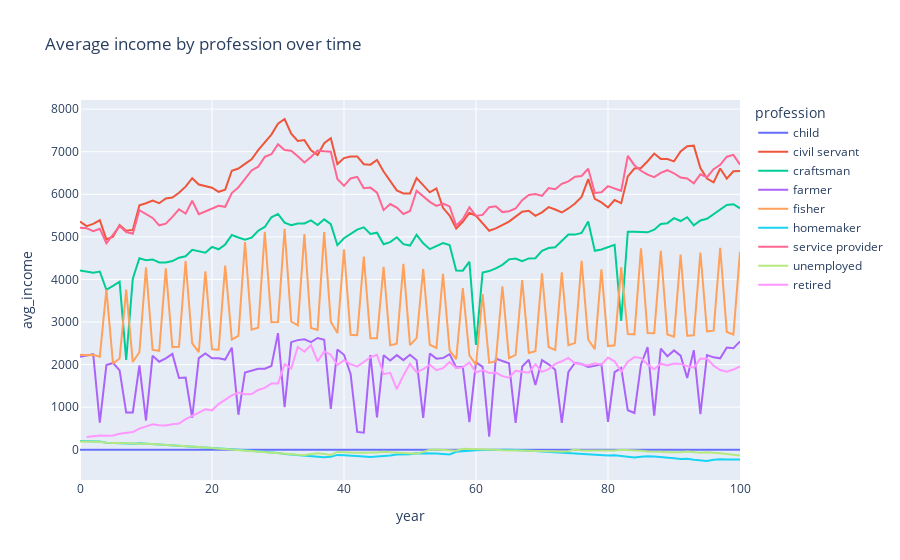
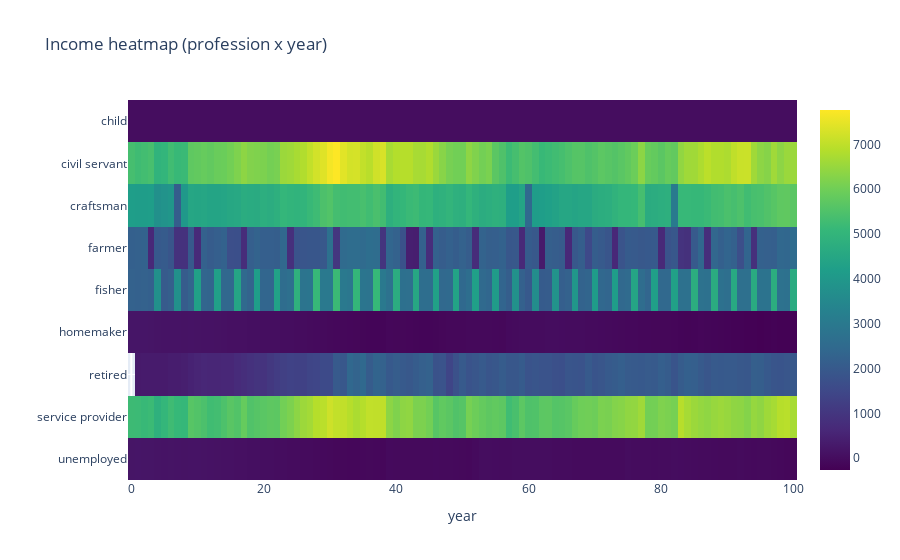
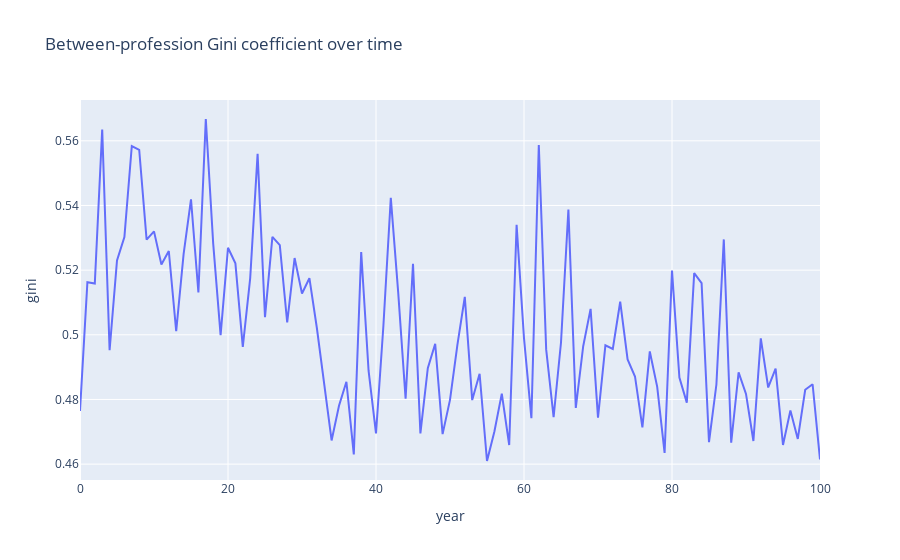
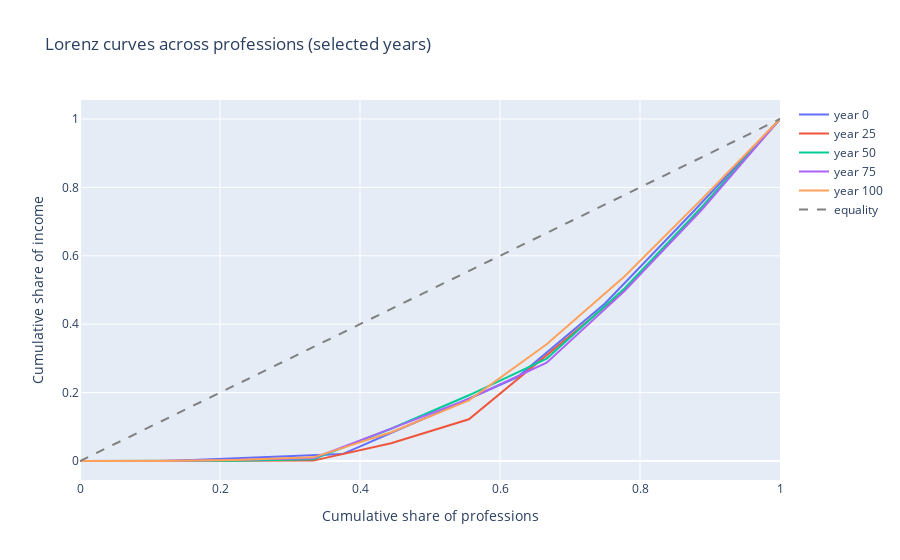

Notebook cell for these charts, in order:
### Code cell
# Requirements: pandas, numpy, plotly, seaborn, matplotlib
# pip install pandas numpy plotly seaborn matplotlib

import pandas as pd
import numpy as np
import plotly.express as px
import plotly.graph_objects as go
import seaborn as sns
import matplotlib.pyplot as plt

path = "/Users/user/Downloads/Matka-Aduna-Bots/init_stats_data/matka aduna bots/profession_income_by_year.csv"
df = pd.read_csv(path)
df.head()

# Optional: clip negatives to zero (toggle if desired)
df_clipped = df.copy()
df_clipped["avg_income"] = df_clipped["avg_income"].clip(lower=0)

# Choose which to use for metrics/plots
use_clipped = False
d = df_clipped if use_clipped else df

# 1) Line chart of avg_income over time by profession
fig = px.line(d, x="year", y="avg_income", color="profession",
              title="Average income by profession over time")
fig.show()

# 2) Heatmap (year x profession)
heat = d.pivot_table(index="profession", columns="year", values="avg_income")
fig_hm = px.imshow(heat, aspect="auto", color_continuous_scale="Viridis",
                   title="Income heatmap (profession x year)")
fig_hm.update_yaxes(title="")
fig_hm.update_xaxes(title="year")
fig_hm.show()

# Gini utility
def gini(x):
    x = np.asarray(x, dtype=float)
    if x.size == 0: return np.nan
    # If all equal
    if np.allclose(x, x[0]): return 0.0
    # Allow negatives; shift so minimum is zero to keep definition stable
    min_x = x.min()
    if min_x < 0:
        x = x - min_x
    mean = x.mean()
    if mean == 0: return 0.0
    # Relative mean absolute difference
    mad = np.abs(x[:, None] - x[None, :]).mean()
    return 0.5 * mad / mean

# 3) Gini across professions per year (equal weight per profession)
gini_by_year = (d.groupby("year")["avg_income"]
                  .apply(lambda s: gini(s.values))
                  .reset_index(name="gini"))
fig_g = px.line(gini_by_year, x="year", y="gini",
                title="Between-profession Gini coefficient over time")
fig_g.show()

# 4) Lorenz curves for selected years
years_to_show = [0, 25, 50, 75, 100]
lorenz_fig = go.Figure()
for y in years_to_show:
    incomes = d.loc[d["year"] == y, "avg_income"].values
    if incomes.size == 0: continue
    # Handle negatives similarly as in Gini: shift if needed
    shift = 0
    if incomes.min() < 0:
        shift = -incomes.min()
        incomes = incomes + shift
    incomes_sorted = np.sort(incomes)
    cum_income = np.cumsum(incomes_sorted)
    cum_income = np.insert(cum_income, 0, 0)
    cum_income = cum_income / cum_income[-1] if cum_income[-1] != 0 else cum_income
    n = len(incomes_sorted)
    cum_pop = np.arange(0, n + 1) / n
    lorenz_fig.add_trace(go.Scatter(x=cum_pop, y=cum_income, mode="lines", name=f"year {y}"))
lorenz_fig.add_trace(go.Scatter(x=[0,1], y=[0,1], mode="lines", name="equality", line=dict(dash="dash", color="gray")))
lorenz_fig.update_layout(title="Lorenz curves across professions (selected years)",
                         xaxis_title="Cumulative share of professions",
                         yaxis_title="Cumulative share of income")
lorenz_fig.show()

# 5) Top/bottom profession ratio (max/mean of bottom 3)
def top_bottom_ratio(s, bottom_k=3):
    v = np.sort(s.values)
    top = v[-1]
    bottom = v[:bottom_k].mean() if len(v) >= bottom_k else v.mean()
    return np.nan if bottom == 0 else top / bottom

ratio = (d.groupby("year")["avg_income"]
           .apply(lambda s: top_bottom_ratio(s, bottom_k=3))
           .reset_index(name="top_to_bottom3_ratio"))
fig_r = px.line(ratio, x="year", y="top_to_bottom3_ratio",
                title="Top profession to bottom-3 mean ratio over time")
fig_r.show()

### Figure 1 — Plotly figure (JSON) as saved in the notebook; plotly's stock layout.template omitted (floating-point values rounded to 4 significant figures)
{"data": [{"hovertemplate": "profession=child<br>year=%{x}<br>avg_income=%{y}<extra></extra>", "legendgroup": "child", "line": {"color": "#636efa", "dash": "solid"}, "marker": {"symbol": "circle"}, "mode": "lines", "name": "child", "orientation": "v", "showlegend": true, "type": "scatter", "x": [0, 1, 2, 3, 4, 5, 6, 7, 8, 9, 10, 11, 12, 13, 14, 15, 16, 17, 18, 19, 20, 21, 22, 23, 24, 25, 26, 27, 28, 29, 30, 31, 32, 33, 34, 35, 36, 37, 38, 39, 40, 41, 42, 43, 44, 45, 46, 47, 48, 49, 50, 51, 52, 53, 54, 55, 56, 57, 58, 59, 60, 61, 62, 63, 64, 65, 66, 67, 68, 69, 70, 71, 72, 73, 74, 75, 76, 77, 78, 79, 80, 81, 82, 83, 84, 85, 86, 87, 88, 89, 90, 91, 92, 93, 94, 95, 96, 97, 98, 99, 100], "xaxis": "x", "y": [0, 0, 0, 0, 0, 0, 0, 0, 0, 0, 0, 0, 0, 0, 0, 0, 0, 0, 0, 0, 0, 0, 0, 0, 0, 0, 0, 0, 0, 0, 0, 0, 0, 0, 0, 0, 0, 0, 0, 0, 0, 0, 0, 0, 0, 0, 0, 0, 0, 0, 0, 0, 0, 0, 0, 0, 0, 0, 0, 0, 0, 0, 0, 0, 0, 0, 0, 0, 0, 0, 0, 0, 0, 0, 0, 0, 0, 0, 0, 0, 0, 0, 0, 0, 0, 0, 0, 0, 0, 0, 0, 0, 0, 0, 0, 0, 0, 0, 0, 0, 0], "yaxis": "y"}, {"hovertemplate": "profession=civil servant<br>year=%{x}<br>avg_income=%{y}<extra></extra>", "legendgroup": "civil servant", "line": {"color": "#EF553B", "dash": "solid"}, "marker": {"symbol": "circle"}, "mode": "lines", "name": "civil servant", "orientation": "v", "showlegend": true, "type": "scatter", "x": [0, 1, 2, 3, 4, 5, 6, 7, 8, 9, 10, 11, 12, 13, 14, 15, 16, 17, 18, 19, 20, 21, 22, 23, 24, 25, 26, 27, 28, 29, 30, 31, 32, 33, 34, 35, 36, 37, 38, 39, 40, 41, 42, 43, 44, 45, 46, 47, 48, 49, 50, 51, 52, 53, 54, 55, 56, 57, 58, 59, 60, 61, 62, 63, 64, 65, 66, 67, 68, 69, 70, 71, 72, 73, 74, 75, 76, 77, 78, 79, 80, 81, 82, 83, 84, 85, 86, 87, 88, 89, 90, 91, 92, 93, 94, 95, 96, 97, 98, 99, 100], "xaxis": "x", "y": [5358.0, 5251.0, 5305.0, 5390.0, 4941.0, 5004.0, 5279.0, 5142.0, 5162.0, 5742.0, 5789.0, 5851.0, 5790.0, 5902.0, 5925.0, 6034.0, 6179.0, 6377.0, 6231.0, 6196.0, 6154.0, 6059.0, 6108.0, 6553.0, 6604.0, 6713.0, 6823.0, 7038.0, 7233.0, 7401.0, 7658.0, 7768.0, 7422.0, 7254.0, 7273.0, 7034.0, 6921.0, 7199.0, 7315.0, 6709.0, 6850.0, 6887.0, 6889.0, 6707.0, 6697.0, 6807.0, 6536.0, 6306.0, 6091.0, 6021.0, 6020.0, 6380.0, 6211.0, 6046.0, 6137.0, 5682.0, 5498.0, 5198.0, 5353.0, 5565.0, 5492.0, 5319.0, 5144.0, 5198.0, 5283.0, 5357.0, 5475.0, 5591.0, 5614.0, 5494.0, 5576.0, 5698.0, 5642.0, 5572.0, 5667.0, 5783.0, 5939.0, 6358.0, 5894.0, 5810.0, 5690.0, 5864.0, 5792.0, 6421.0, 6605.0, 6617.0, 6776.0, 6956.0, 6831.0, 6828.0, 6773.0, 7005.0, 7129.0, 7142.0, 6616.0, 6370.0, 6280.0, 6606.0, 6368.0, 6540.0, 6548.0], "yaxis": "y"}, {"hovertemplate": "profession=craftsman<br>year=%{x}<br>avg_income=%{y}<extra></extra>", "legendgroup": "craftsman", "line": {"color": "#00cc96", "dash": "solid"}, "marker": {"symbol": "circle"}, "mode": "lines", "name": "craftsman", "orientation": "v", "showlegend": true, "type": "scatter", "x": [0, 1, 2, 3, 4, 5, 6, 7, 8, 9, 10, 11, 12, 13, 14, 15, 16, 17, 18, 19, 20, 21, 22, 23, 24, 25, 26, 27, 28, 29, 30, 31, 32, 33, 34, 35, 36, 37, 38, 39, 40, 41, 42, 43, 44, 45, 46, 47, 48, 49, 50, 51, 52, 53, 54, 55, 56, 57, 58, 59, 60, 61, 62, 63, 64, 65, 66, 67, 68, 69, 70, 71, 72, 73, 74, 75, 76, 77, 78, 79, 80, 81, 82, 83, 84, 85, 86, 87, 88, 89, 90, 91, 92, 93, 94, 95, 96, 97, 98, 99, 100], "xaxis": "x", "y": [4212.0, 4180.0, 4160.0, 4186.0, 3757.0, 3849.0, 3947.0, 2110.0, 4016.0, 4496.0, 4453.0, 4469.0, 4398.0, 4397.0, 4431.0, 4511.0, 4545.0, 4697.0, 4658.0, 4627.0, 4764.0, 4708.0, 4822.0, 5044.0, 4985.0, 4931.0, 4979.0, 5144.0, 5232.0, 5459.0, 5539.0, 5334.0, 5276.0, 5313.0, 5316.0, 5386.0, 5280.0, 5412.0, 5297.0, 4804.0, 4967.0, 5068.0, 5171.0, 5222.0, 5068.0, 5098.0, 4825.0, 4876.0, 4990.0, 4828.0, 4796.0, 5048.0, 4849.0, 4711.0, 4780.0, 4852.0, 4808.0, 4210.0, 4206.0, 4416.0, 2462.0, 4161.0, 4196.0, 4258.0, 4343.0, 4471.0, 4489.0, 4429.0, 4493.0, 4497.0, 4674.0, 4737.0, 4755.0, 4915.0, 5056.0, 5052.0, 5093.0, 5362.0, 4673.0, 4705.0, 4767.0, 4812.0, 3027.0, 5119.0, 5118.0, 5104.0, 5106.0, 5167.0, 5301.0, 5321.0, 5439.0, 5372.0, 5461.0, 5272.0, 5386.0, 5425.0, 5527.0, 5629.0, 5748.0, 5767.0, 5671.0], "yaxis": "y"}, {"hovertemplate": "profession=farmer<br>year=%{x}<br>avg_income=%{y}<extra></extra>", "legendgroup": "farmer", "line": {"color": "#ab63fa", "dash": "solid"}, "marker": {"symbol": "circle"}, "mode": "lines", "name": "farmer", "orientation": "v", "showlegend": true, "type": "scatter", "x": [0, 1, 2, 3, 4, 5, 6, 7, 8, 9, 10, 11, 12, 13, 14, 15, 16, 17, 18, 19, 20, 21, 22, 23, 24, 25, 26, 27, 28, 29, 30, 31, 32, 33, 34, 35, 36, 37, 38, 39, 40, 41, 42, 43, 44, 45, 46, 47, 48, 49, 50, 51, 52, 53, 54, 55, 56, 57, 58, 59, 60, 61, 62, 63, 64, 65, 66, 67, 68, 69, 70, 71, 72, 73, 74, 75, 76, 77, 78, 79, 80, 81, 82, 83, 84, 85, 86, 87, 88, 89, 90, 91, 92, 93, 94, 95, 96, 97, 98, 99, 100], "xaxis": "x", "y": [2183.0, 2213.0, 2243.0, 637.7, 1987.0, 2039.0, 1863.0, 872.6, 874.1, 1980.0, 686.1, 2208.0, 2068.0, 2147.0, 2250.0, 1687.0, 1695.0, 751.2, 2152.0, 2263.0, 2148.0, 2148.0, 2118.0, 2399.0, 821.7, 1816.0, 1859.0, 1901.0, 1905.0, 1966.0, 2739.0, 997.2, 2527.0, 2575.0, 2593.0, 2528.0, 2624.0, 2583.0, 961.6, 2353.0, 2230.0, 1780.0, 417.2, 401.6, 2223.0, 760.7, 2220.0, 2096.0, 2222.0, 2104.0, 2230.0, 2102.0, 745.5, 2260.0, 2140.0, 2152.0, 2244.0, 1933.0, 1947.0, 649.6, 2053.0, 1948.0, 305.7, 2139.0, 2083.0, 2030.0, 632.9, 1957.0, 2112.0, 1520.0, 2104.0, 2005.0, 1878.0, 632.7, 1827.0, 2043.0, 2013.0, 1946.0, 1969.0, 2009.0, 653.5, 1823.0, 1924.0, 926.2, 861.8, 2003.0, 2409.0, 802.7, 2376.0, 2196.0, 2333.0, 2211.0, 1687.0, 2338.0, 833.9, 2225.0, 2170.0, 2146.0, 2399.0, 2385.0, 2544.0], "yaxis": "y"}, {"hovertemplate": "profession=fisher<br>year=%{x}<br>avg_income=%{y}<extra></extra>", "legendgroup": "fisher", "line": {"color": "#FFA15A", "dash": "solid"}, "marker": {"symbol": "circle"}, "mode": "lines", "name": "fisher", "orientation": "v", "showlegend": true, "type": "scatter", "x": [0, 1, 2, 3, 4, 5, 6, 7, 8, 9, 10, 11, 12, 13, 14, 15, 16, 17, 18, 19, 20, 21, 22, 23, 24, 25, 26, 27, 28, 29, 30, 31, 32, 33, 34, 35, 36, 37, 38, 39, 40, 41, 42, 43, 44, 45, 46, 47, 48, 49, 50, 51, 52, 53, 54, 55, 56, 57, 58, 59, 60, 61, 62, 63, 64, 65, 66, 67, 68, 69, 70, 71, 72, 73, 74, 75, 76, 77, 78, 79, 80, 81, 82, 83, 84, 85, 86, 87, 88, 89, 90, 91, 92, 93, 94, 95, 96, 97, 98, 99, 100], "xaxis": "x", "y": [2232.0, 2219.0, 2228.0, 2184.0, 3760.0, 2027.0, 2142.0, 3761.0, 2059.0, 2290.0, 4285.0, 2347.0, 2321.0, 4260.0, 2407.0, 2418.0, 4434.0, 2496.0, 2291.0, 4188.0, 2357.0, 2347.0, 4323.0, 2588.0, 2676.0, 4880.0, 2819.0, 2864.0, 5118.0, 2997.0, 2997.0, 5187.0, 3012.0, 2921.0, 5063.0, 2859.0, 2815.0, 5112.0, 3005.0, 2740.0, 4708.0, 2700.0, 2691.0, 4534.0, 2619.0, 2619.0, 4298.0, 2452.0, 2491.0, 4366.0, 2455.0, 2623.0, 4246.0, 2466.0, 2389.0, 4134.0, 2333.0, 2126.0, 3794.0, 2215.0, 1991.0, 3658.0, 2040.0, 2080.0, 3835.0, 2151.0, 2228.0, 3986.0, 2274.0, 2314.0, 4145.0, 2412.0, 2343.0, 4167.0, 2453.0, 2504.0, 4437.0, 2588.0, 2359.0, 4237.0, 2434.0, 2451.0, 4287.0, 2715.0, 2710.0, 4729.0, 2742.0, 2736.0, 4673.0, 2709.0, 2657.0, 4583.0, 2678.0, 2688.0, 4629.0, 2781.0, 2798.0, 4740.0, 2764.0, 2707.0, 4647.0], "yaxis": "y"}, {"hovertemplate": "profession=homemaker<br>year=%{x}<br>avg_income=%{y}<extra></extra>", "legendgroup": "homemaker", "line": {"color": "#19d3f3", "dash": "solid"}, "marker": {"symbol": "circle"}, "mode": "lines", "name": "homemaker", "orientation": "v", "showlegend": true, "type": "scatter", "x": [0, 1, 2, 3, 4, 5, 6, 7, 8, 9, 10, 11, 12, 13, 14, 15, 16, 17, 18, 19, 20, 21, 22, 23, 24, 25, 26, 27, 28, 29, 30, 31, 32, 33, 34, 35, 36, 37, 38, 39, 40, 41, 42, 43, 44, 45, 46, 47, 48, 49, 50, 51, 52, 53, 54, 55, 56, 57, 58, 59, 60, 61, 62, 63, 64, 65, 66, 67, 68, 69, 70, 71, 72, 73, 74, 75, 76, 77, 78, 79, 80, 81, 82, 83, 84, 85, 86, 87, 88, 89, 90, 91, 92, 93, 94, 95, 96, 97, 98, 99, 100], "xaxis": "x", "y": [202.8, 203.3, 196.1, 191.0, 163.1, 156.2, 157.9, 145.1, 139.3, 150.2, 141.5, 134.2, 121.1, 113.2, 99.52, 89.42, 78.55, 71.69, 59.33, 50.85, 38.56, 29.98, 21.65, 12.72, 0.6625, -10.53, -24.11, -38.72, -51.7, -65.34, -79.29, -98.43, -112.0, -124.2, -137.5, -156.2, -162.8, -176.3, -167.3, -121.7, -131.8, -135.8, -151.2, -156.8, -172.2, -164.1, -157.6, -137.6, -111.1, -108.0, -108.4, -82.31, -79.62, -91.87, -88.59, -100.1, -109.4, -48.48, -32.75, -20.42, -14.45, -8.938, -4.93, 3.077, 5.599, -3.466, -7.406, -11.44, -20.52, -32.45, -41.41, -50.99, -63.22, -74.09, -84.28, -98.97, -99.09, -118.8, -124.0, -131.4, -137.4, -130.6, -151.3, -170.5, -180.2, -167.5, -151.7, -161.2, -169.4, -179.2, -201.3, -220.7, -213.8, -235.2, -247.5, -264.9, -234.3, -222.8, -231.0, -233.4, -227.5], "yaxis": "y"}, {"hovertemplate": "profession=service provider<br>year=%{x}<br>avg_income=%{y}<extra></extra>", "legendgroup": "service provider", "line": {"color": "#FF6692", "dash": "solid"}, "marker": {"symbol": "circle"}, "mode": "lines", "name": "service provider", "orientation": "v", "showlegend": true, "type": "scatter", "x": [0, 1, 2, 3, 4, 5, 6, 7, 8, 9, 10, 11, 12, 13, 14, 15, 16, 17, 18, 19, 20, 21, 22, 23, 24, 25, 26, 27, 28, 29, 30, 31, 32, 33, 34, 35, 36, 37, 38, 39, 40, 41, 42, 43, 44, 45, 46, 47, 48, 49, 50, 51, 52, 53, 54, 55, 56, 57, 58, 59, 60, 61, 62, 63, 64, 65, 66, 67, 68, 69, 70, 71, 72, 73, 74, 75, 76, 77, 78, 79, 80, 81, 82, 83, 84, 85, 86, 87, 88, 89, 90, 91, 92, 93, 94, 95, 96, 97, 98, 99, 100], "xaxis": "x", "y": [5216.0, 5203.0, 5131.0, 5191.0, 4849.0, 5042.0, 5255.0, 5114.0, 5074.0, 5627.0, 5538.0, 5445.0, 5271.0, 5310.0, 5471.0, 5648.0, 5547.0, 5848.0, 5532.0, 5600.0, 5670.0, 5731.0, 5706.0, 6027.0, 6162.0, 6364.0, 6560.0, 6647.0, 6878.0, 6940.0, 7176.0, 7042.0, 7022.0, 6892.0, 6748.0, 6877.0, 7029.0, 7011.0, 7000.0, 6358.0, 6197.0, 6372.0, 6410.0, 6142.0, 6158.0, 6040.0, 5628.0, 5771.0, 5687.0, 5535.0, 5608.0, 6083.0, 5954.0, 5822.0, 5729.0, 5784.0, 5714.0, 5266.0, 5411.0, 5694.0, 5492.0, 5516.0, 5697.0, 5717.0, 5582.0, 5603.0, 5665.0, 5864.0, 5984.0, 6005.0, 5962.0, 6147.0, 6120.0, 6246.0, 6302.0, 6412.0, 6431.0, 6599.0, 6033.0, 6046.0, 6191.0, 6143.0, 6080.0, 6901.0, 6683.0, 6552.0, 6460.0, 6404.0, 6503, 6566.0, 6494.0, 6395.0, 6371.0, 6258.0, 6469.0, 6402.0, 6591.0, 6691.0, 6882.0, 6927.0, 6696.0], "yaxis": "y"}, {"hovertemplate": "profession=unemployed<br>year=%{x}<br>avg_income=%{y}<extra></extra>", "legendgroup": "unemployed", "line": {"color": "#B6E880", "dash": "solid"}, "marker": {"symbol": "circle"}, "mode": "lines", "name": "unemployed", "orientation": "v", "showlegend": true, "type": "scatter", "x": [0, 1, 2, 3, 4, 5, 6, 7, 8, 9, 10, 11, 12, 13, 14, 15, 16, 17, 18, 19, 20, 21, 22, 23, 24, 25, 26, 27, 28, 29, 30, 31, 32, 33, 34, 35, 36, 37, 38, 39, 40, 41, 42, 43, 44, 45, 46, 47, 48, 49, 50, 51, 52, 53, 54, 55, 56, 57, 58, 59, 60, 61, 62, 63, 64, 65, 66, 67, 68, 69, 70, 71, 72, 73, 74, 75, 76, 77, 78, 79, 80, 81, 82, 83, 84, 85, 86, 87, 88, 89, 90, 91, 92, 93, 94, 95, 96, 97, 98, 99, 100], "xaxis": "x", "y": [193.5, 193.9, 189.1, 186.2, 161.6, 157.1, 158.5, 148.1, 144.0, 154.8, 146.0, 137.1, 122.0, 114.6, 104.1, 95.56, 86.02, 76.79, 64.05, 51.38, 39.18, 27.89, 15.23, 1.952, -12.85, -20.02, -31.06, -45.82, -63.64, -74.04, -87.13, -108.5, -109.2, -118.3, -124.8, -99.02, -84.32, -100.2, -121.4, -51.39, -64.05, -65.07, -68.9, -60.62, -64.16, -65.64, -48.59, -56.86, -62.36, -73.18, -86.84, -94.73, -51.25, 1.482, 3.725, -3.218, -21.31, -23.81, 19.87, 18.55, 14.81, 15.14, 7.086, -1.027, -11.1, -13.88, -24.44, -35.89, -39.07, -38.05, -30.99, -38.6, -45.99, -39.65, -37.25, 2.424, -15.59, -18.52, -22.02, -24.98, -20.15, -19.22, 1.022, -3.374, -14.9, -25.76, -41.44, -38.24, -49.41, -60.37, -67.84, -58.19, -42.23, -55.26, -73.4, -60.38, -68.22, -83.31, -101.9, -119.2, -136.0], "yaxis": "y"}, {"hovertemplate": "profession=retired<br>year=%{x}<br>avg_income=%{y}<extra></extra>", "legendgroup": "retired", "line": {"color": "#FF97FF", "dash": "solid"}, "marker": {"symbol": "circle"}, "mode": "lines", "name": "retired", "orientation": "v", "showlegend": true, "type": "scatter", "x": [1, 2, 3, 4, 5, 6, 7, 8, 9, 10, 11, 12, 13, 14, 15, 16, 17, 18, 19, 20, 21, 22, 23, 24, 25, 26, 27, 28, 29, 30, 31, 32, 33, 34, 35, 36, 37, 38, 39, 40, 41, 42, 43, 44, 45, 46, 47, 48, 49, 50, 51, 52, 53, 54, 55, 56, 57, 58, 59, 60, 61, 62, 63, 64, 65, 66, 67, 68, 69, 70, 71, 72, 73, 74, 75, 76, 77, 78, 79, 80, 81, 82, 83, 84, 85, 86, 87, 88, 89, 90, 91, 92, 93, 94, 95, 96, 97, 98, 99, 100], "xaxis": "x", "y": [297.5, 319.5, 336.7, 327.3, 336.7, 373.4, 386.2, 414.2, 495.2, 553.8, 597.1, 574.5, 571.8, 596.4, 613.7, 718.1, 786.2, 868.9, 948.8, 924.9, 1072.0, 1179.0, 1275.0, 1341.0, 1303.0, 1308.0, 1404.0, 1453.0, 1557.0, 1557.0, 2010.0, 1909.0, 2418.0, 2301.0, 2457.0, 2074.0, 2310.0, 2232.0, 1986.0, 2102.0, 2009.0, 1953.0, 2060.0, 2171.0, 2228.0, 1776.0, 1805.0, 1425.0, 1745.0, 2018.0, 1818.0, 1891.0, 1998.0, 1869.0, 1915.0, 2061.0, 1914.0, 1934.0, 2050.0, 1813.0, 1870.0, 1803.0, 1814.0, 1729.0, 1693.0, 1854.0, 1833.0, 1810.0, 2005.0, 1830.0, 1892.0, 2016.0, 2077.0, 2157.0, 2031.0, 1997.0, 1977.0, 2032.0, 1996.0, 2164.0, 2077.0, 1833.0, 2067.0, 2176.0, 2152.0, 2005.0, 1890.0, 2021.0, 1981.0, 2022.0, 2017.0, 1965.0, 1927.0, 2145.0, 2139.0, 1975.0, 1871.0, 1832.0, 1883.0, 1960.0], "yaxis": "y"}], "layout": {"legend": {"title": {"text": "profession"}, "tracegroupgap": 0}, "title": {"text": "Average income by profession over time"}, "xaxis": {"anchor": "y", "domain": [0, 1], "title": {"text": "year"}}, "yaxis": {"anchor": "x", "domain": [0, 1], "title": {"text": "avg_income"}}}}

### Figure 2 — Plotly figure (JSON) as saved in the notebook; plotly's stock layout.template omitted (floating-point values rounded to 4 significant figures; data arrays with more than 128 entries replaced by an {"elided": "..."} marker saying what was removed)
{"data": [{"coloraxis": "coloraxis", "hovertemplate": "year: %{x}<br>profession: %{y}<br>color: %{z}<extra></extra>", "name": "0", "type": "heatmap", "x": [0, 1, 2, 3, 4, 5, 6, 7, 8, 9, 10, 11, 12, 13, 14, 15, 16, 17, 18, 19, 20, 21, 22, 23, 24, 25, 26, 27, 28, 29, 30, 31, 32, 33, 34, 35, 36, 37, 38, 39, 40, 41, 42, 43, 44, 45, 46, 47, 48, 49, 50, 51, 52, 53, 54, 55, 56, 57, 58, 59, 60, 61, 62, 63, 64, 65, 66, 67, 68, 69, 70, 71, 72, 73, 74, 75, 76, 77, 78, 79, 80, 81, 82, 83, 84, 85, 86, 87, 88, 89, 90, 91, 92, 93, 94, 95, 96, 97, 98, 99, 100], "xaxis": "x", "y": ["child", "civil servant", "craftsman", "farmer", "fisher", "homemaker", "retired", "service provider", "unemployed"], "yaxis": "y", "z": {"elided": "9x101 float values"}}], "layout": {"coloraxis": {"colorscale": [[0, "#440154"], [0.1111, "#482878"], [0.2222, "#3e4989"], [0.3333, "#31688e"], [0.4444, "#26828e"], [0.5556, "#1f9e89"], [0.6667, "#35b779"], [0.7778, "#6ece58"], [0.8889, "#b5de2b"], [1, "#fde725"]]}, "title": {"text": "Income heatmap (profession x year)"}, "xaxis": {"anchor": "y", "domain": [0, 1], "title": {"text": "year"}}, "yaxis": {"anchor": "x", "autorange": "reversed", "domain": [0, 1], "title": {"text": ""}}}}

### Figure 3 — Plotly figure (JSON) as saved in the notebook; plotly's stock layout.template omitted (floating-point values rounded to 4 significant figures)
{"data": [{"hovertemplate": "year=%{x}<br>gini=%{y}<extra></extra>", "legendgroup": "", "line": {"color": "#636efa", "dash": "solid"}, "marker": {"symbol": "circle"}, "mode": "lines", "name": "", "orientation": "v", "showlegend": false, "type": "scatter", "x": [0, 1, 2, 3, 4, 5, 6, 7, 8, 9, 10, 11, 12, 13, 14, 15, 16, 17, 18, 19, 20, 21, 22, 23, 24, 25, 26, 27, 28, 29, 30, 31, 32, 33, 34, 35, 36, 37, 38, 39, 40, 41, 42, 43, 44, 45, 46, 47, 48, 49, 50, 51, 52, 53, 54, 55, 56, 57, 58, 59, 60, 61, 62, 63, 64, 65, 66, 67, 68, 69, 70, 71, 72, 73, 74, 75, 76, 77, 78, 79, 80, 81, 82, 83, 84, 85, 86, 87, 88, 89, 90, 91, 92, 93, 94, 95, 96, 97, 98, 99, 100], "xaxis": "x", "y": [0.4764, 0.5162, 0.5158, 0.5635, 0.4952, 0.523, 0.5302, 0.5584, 0.5572, 0.5294, 0.532, 0.5218, 0.5259, 0.5011, 0.5249, 0.5419, 0.5131, 0.5667, 0.5282, 0.4999, 0.5269, 0.5221, 0.4963, 0.5175, 0.556, 0.5055, 0.5303, 0.5277, 0.5038, 0.5237, 0.5128, 0.5175, 0.5023, 0.4852, 0.4673, 0.4781, 0.4855, 0.463, 0.5256, 0.4888, 0.4695, 0.5028, 0.5424, 0.5131, 0.4802, 0.522, 0.4695, 0.4897, 0.4972, 0.4693, 0.4799, 0.4969, 0.5117, 0.4798, 0.4879, 0.461, 0.4701, 0.4818, 0.4659, 0.534, 0.499, 0.4742, 0.5587, 0.4954, 0.4745, 0.4976, 0.5388, 0.4774, 0.4965, 0.508, 0.4744, 0.4968, 0.4956, 0.5102, 0.4924, 0.4871, 0.4714, 0.4948, 0.4839, 0.4635, 0.5199, 0.4868, 0.479, 0.5191, 0.516, 0.4668, 0.4846, 0.5295, 0.4666, 0.4884, 0.4817, 0.4671, 0.4989, 0.4837, 0.4895, 0.4659, 0.4766, 0.4678, 0.483, 0.4847, 0.4614], "yaxis": "y"}], "layout": {"legend": {"tracegroupgap": 0}, "title": {"text": "Between-profession Gini coefficient over time"}, "xaxis": {"anchor": "y", "domain": [0, 1], "title": {"text": "year"}}, "yaxis": {"anchor": "x", "domain": [0, 1], "title": {"text": "gini"}}}}

### Figure 4 — Plotly figure (JSON) as saved in the notebook; plotly's stock layout.template omitted (floating-point values rounded to 4 significant figures)
{"data": [{"mode": "lines", "name": "year 0", "type": "scatter", "x": [0, 0.125, 0.25, 0.375, 0.5, 0.625, 0.75, 0.875, 1], "y": [0, 0, 0.009875, 0.02022, 0.1316, 0.2455, 0.4605, 0.7266, 1]}, {"mode": "lines", "name": "year 25", "type": "scatter", "x": [0, 0.1111, 0.2222, 0.3333, 0.4444, 0.5556, 0.6667, 0.7778, 0.8889, 1], "y": [0, 0, 0.0003625, 0.001128, 0.05172, 0.1219, 0.3092, 0.4985, 0.7426, 1]}, {"mode": "lines", "name": "year 50", "type": "scatter", "x": [0, 0.1111, 0.2222, 0.3333, 0.4444, 0.5556, 0.6667, 0.7778, 0.8889, 1], "y": [0, 0, 0.0009009, 0.005434, 0.09438, 0.1922, 0.2994, 0.5046, 0.7437, 1]}, {"mode": "lines", "name": "year 75", "type": "scatter", "x": [0, 0.1111, 0.2222, 0.3333, 0.4444, 0.5556, 0.6667, 0.7778, 0.8889, 1], "y": [0, 0, 0.00402, 0.008138, 0.09467, 0.1817, 0.2874, 0.4966, 0.7355, 1]}, {"mode": "lines", "name": "year 100", "type": "scatter", "x": [0, 0.1111, 0.2222, 0.3333, 0.4444, 0.5556, 0.6667, 0.7778, 0.8889, 1], "y": [0, 0, 0.003077, 0.01072, 0.08424, 0.1774, 0.3413, 0.5395, 0.7673, 1]}, {"line": {"color": "gray", "dash": "dash"}, "mode": "lines", "name": "equality", "type": "scatter", "x": [0, 1], "y": [0, 1]}], "layout": {"title": {"text": "Lorenz curves across professions (selected years)"}, "xaxis": {"title": {"text": "Cumulative share of professions"}}, "yaxis": {"title": {"text": "Cumulative share of income"}}}}
